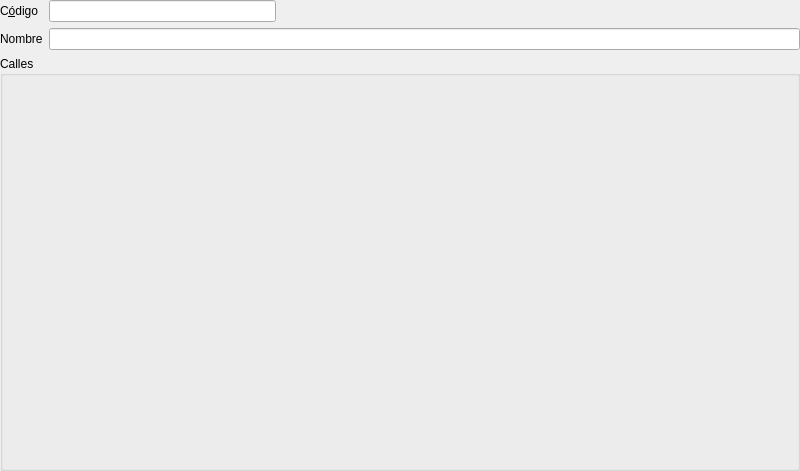
<?xml version="1.0" encoding="UTF-8"?>
<ui version="4.0">
 <class>Form</class>
 <widget class="QWidget" name="Form">
  <property name="geometry">
   <rect>
    <x>0</x>
    <y>0</y>
    <width>800</width>
    <height>471</height>
   </rect>
  </property>
  <property name="windowTitle">
   <string>Form</string>
  </property>
  <property name="tableName" stdset="0">
   <string>almacenes</string>
  </property>
  <layout class="QGridLayout" name="gridLayout">
   <property name="leftMargin">
    <number>0</number>
   </property>
   <property name="topMargin">
    <number>0</number>
   </property>
   <property name="rightMargin">
    <number>0</number>
   </property>
   <property name="bottomMargin">
    <number>0</number>
   </property>
   <item row="0" column="0">
    <widget class="QLabel" name="label_2">
     <property name="text">
      <string>C&amp;ódigo</string>
     </property>
     <property name="buddy">
      <cstring>db_codigo</cstring>
     </property>
    </widget>
   </item>
   <item row="0" column="1">
    <widget class="DBLineEdit" name="db_codigo">
     <property name="minimumSize">
      <size>
       <width>150</width>
       <height>0</height>
      </size>
     </property>
     <property name="fieldName" stdset="0">
      <string>codigo</string>
     </property>
     <property name="dataEditable" stdset="0">
      <bool>true</bool>
     </property>
    </widget>
   </item>
   <item row="0" column="2" colspan="2">
    <spacer name="horizontalSpacer">
     <property name="orientation">
      <enum>Qt::Horizontal</enum>
     </property>
     <property name="sizeHint" stdset="0">
      <size>
       <width>518</width>
       <height>20</height>
      </size>
     </property>
    </spacer>
   </item>
   <item row="1" column="0">
    <widget class="QLabel" name="label_3">
     <property name="text">
      <string>Nombre</string>
     </property>
     <property name="buddy">
      <cstring>db_nombre</cstring>
     </property>
    </widget>
   </item>
   <item row="1" column="1" colspan="3">
    <widget class="DBLineEdit" name="db_nombre">
     <property name="fieldName" stdset="0">
      <string>nombre</string>
     </property>
     <property name="dataEditable" stdset="0">
      <bool>true</bool>
     </property>
    </widget>
   </item>
   <item row="2" column="0" colspan="4">
    <widget class="QGroupBox" name="groupBox">
     <property name="title">
      <string>Calles</string>
     </property>
     <layout class="QHBoxLayout" name="horizontalLayout">
      <item>
       <widget class="DBDetailView" name="dbDetailView" native="true">
        <property name="relationName" stdset="0">
         <string>almacenescalles</string>
        </property>
        <property name="dataEditable" stdset="0">
         <bool>true</bool>
        </property>
       </widget>
      </item>
     </layout>
    </widget>
   </item>
  </layout>
 </widget>
 <customwidgets>
  <customwidget>
   <class>DBDetailView</class>
   <extends>QWidget</extends>
   <header>widgets/dbdetailview.h</header>
  </customwidget>
  <customwidget>
   <class>DBLineEdit</class>
   <extends>QLineEdit</extends>
   <header>widgets/dblineedit.h</header>
  </customwidget>
 </customwidgets>
 <tabstops>
  <tabstop>db_codigo</tabstop>
  <tabstop>db_nombre</tabstop>
 </tabstops>
 <resources/>
 <connections/>
</ui>
